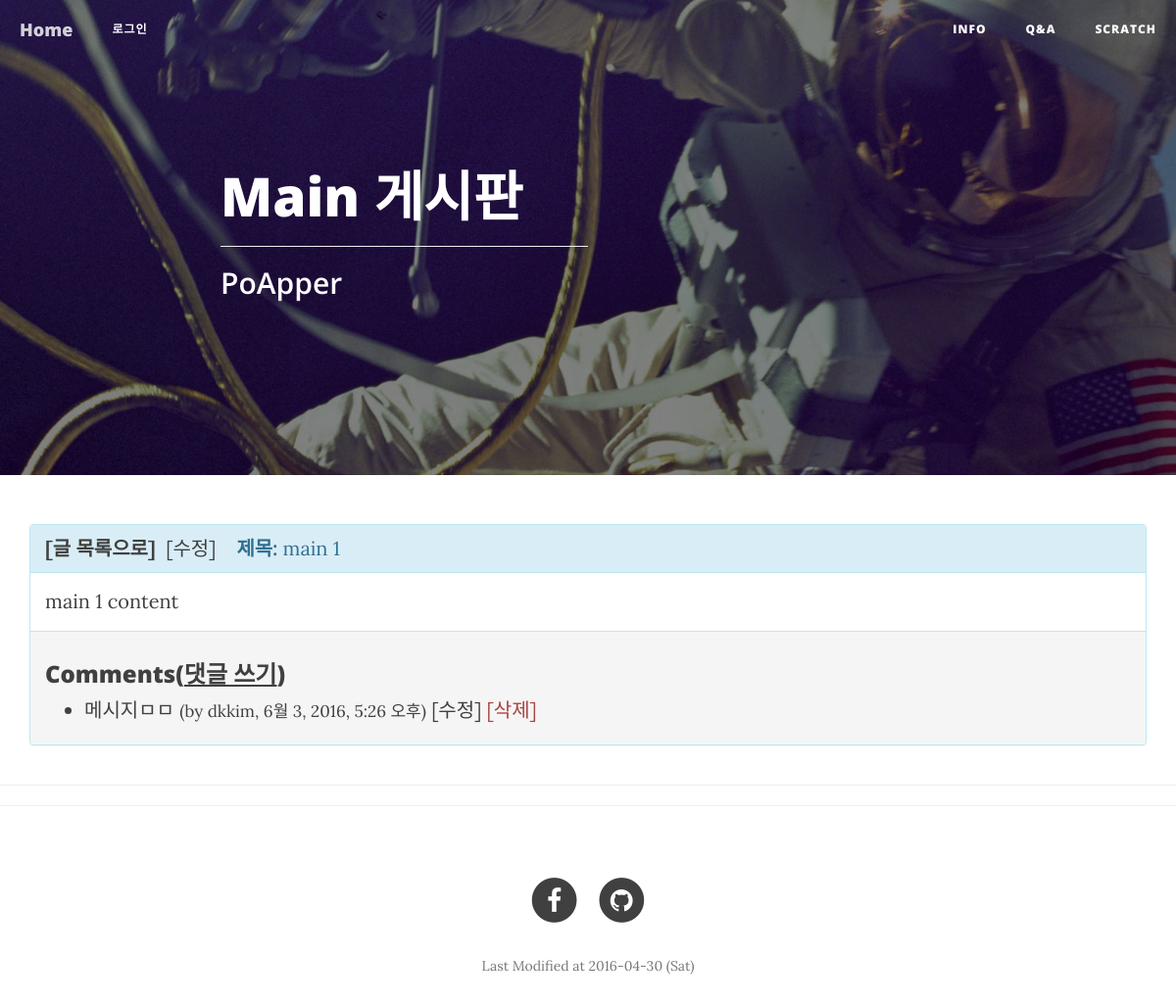
The app's page /1/, older data.
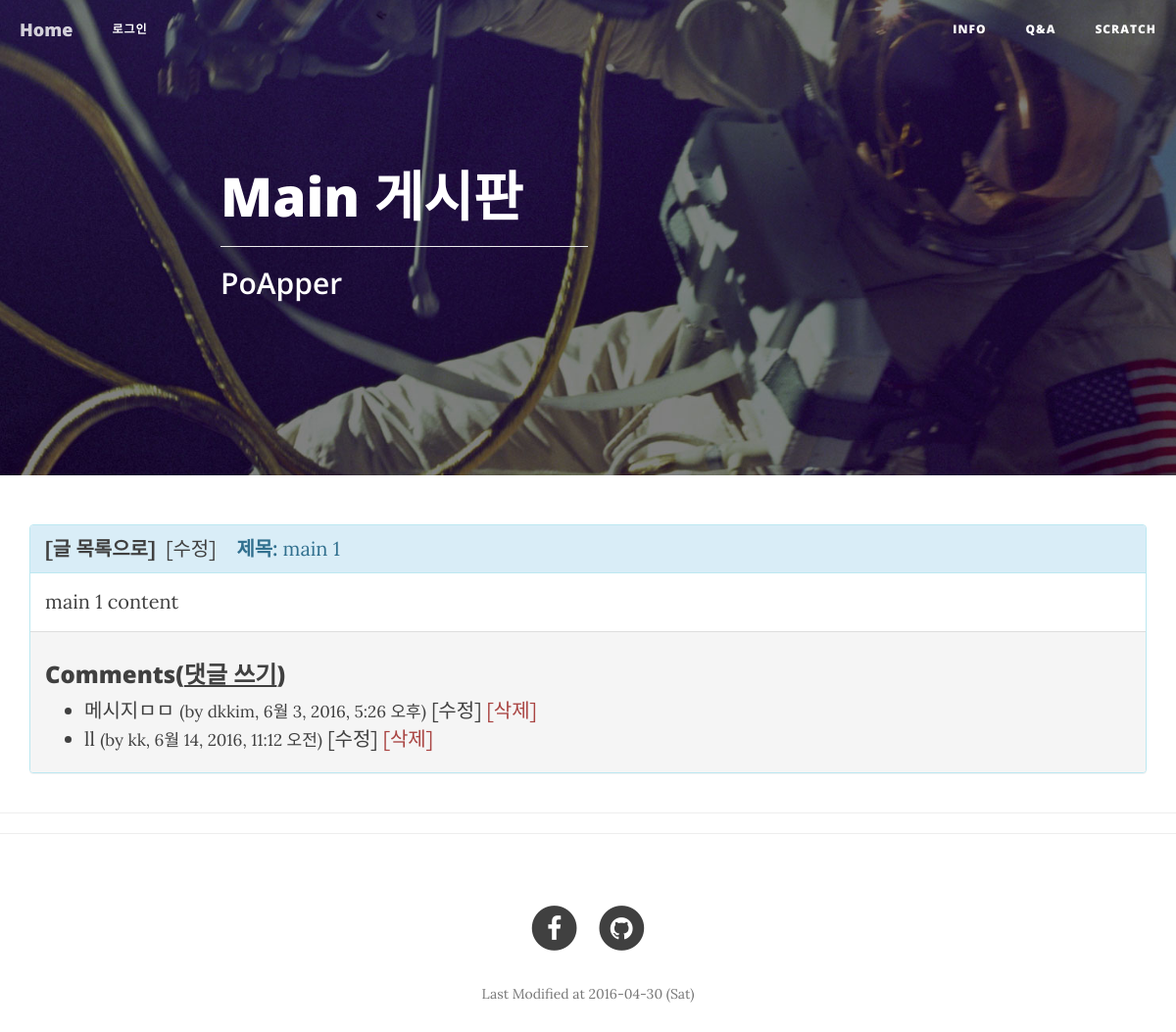
The same page, newer data.
### main/models.py (models this page shows, shortened)
class Post(models.Model):
	title = models.CharField(max_length=200)
	subtitle = models.CharField(max_length=100, blank=True, null=True)
	content = models.TextField(blank=True, null=True)
	photo = models.ImageField(blank=True, null=True)
	created_at = models.DateTimeField(auto_now_add=True)
	updated_at = models.DateTimeField(auto_now=True)

class Comment(models.Model):
	post = models.ForeignKey(Post)
	author = models.CharField(max_length=10)
	message = models.TextField()
	created_at = models.DateTimeField(auto_now_add=True)
	updated_at = models.DateTimeField(auto_now=True)

### main/views.py (the view)
# urls.py: url(r'^(?P<pk>\d+)/$', 'main.views.post_detail'),
def post_detail(request, pk):
	post = Post.objects.get(pk=pk)
	return render(request, 'main/post_detail.html', {'post':post,})

### main/templatetags/tags.py (called while the page is built)
@stringfilter
def keep_spacing(value, autoescape=None):
    autoescape = autoescape and not isinstance(value, SafeData)
    value = normalize_newlines(value)
    if autoescape:
        value = escape(value)
    value = mark_safe(value.replace('  ', ' &nbsp; &nbsp;'))
    value = mark_safe(value.replace('\t', ' &nbsp; &nbsp; &nbsp; &nbsp;'))
    return mark_safe(value.replace('\n', '<br/>'))

### templates/main/post_detail.html (shortened to what this page needs)
{% extends "base.html" %}
{% load staticfiles %}
{% load tags %}
{% block content %}
<header class="intro-header" style="background-image: url('{% static 'img/post-bg.jpg' %}')">
	<div class="container">
		<div class="row">
			<div class="col-lg-8 col-lg-offset-2 col-md-10 col-md-offset-1">
				<div class="post-heading">
					<h1>Main 게시판</h1>
					<hr align="left" width="50%">
					<span class="subheading">PoApper</span>
				</div>
			</div>
		</div>
	</div>
</header>
<div class="container">
	<div class="row">
		<div class="col-sm-12">
			<div class="panel panel-info">
				<div class="panel-heading">
					<a href="{% url "main.views.show_main" %}"><b>[글 목록으로]</b></a>&nbsp; <a href="#" onclick=" location.href = addr; return false;">[수정]</a>&nbsp; &nbsp;<b> 제목: </b> {{ post.title|safe }}
				</div>
				<div class="panel-body">
                    {% autoescape on %}
					{{ post.content|keep_spacing }}
                    {% endautoescape %}
				</div>
				<div class="panel-footer">
					<h3>Comments(<a href="{% url "main.views.comment_new" post.pk %}"><u>댓글 쓰기</u></a>)</h3>
					<ul>
						{% for comment in post.comment_set.all %}
						<li>
							{{ comment.message }}
							<small>(by {{ comment.author }}, {{ comment.created_at }})</small>
							<a href="{% url "main.views.comment_edit" post.pk comment.pk %}">[수정]</a>
							<a href="{% url "main.views.comment_delete" post.pk comment.pk %}" class="text-danger">[삭제]</a>
						</li>
						{% endfor %}
					</ul>
				</div>
			</div>
		</div>
	</div>
</div>
<hr>
{% endblock %}

### templates/base.html (shortened to what this page needs)
<!DOCTYPE html>
{% load staticfiles %}
<html>
<head>
	<link href="{% static 'css/bootstrap.min.css' %}" rel="stylesheet">
	<link href="{% static 'css/clean-blog.min.css' %}" rel="stylesheet">
	<link href="http://maxcdn.bootstrapcdn.com/font-awesome/4.1.0/css/font-awesome.min.css" rel="stylesheet" type="text/css">
	</head>
	<body>
		<nav class="navbar navbar-default navbar-custom navbar-fixed-top">
			<div class="container-fluid">
				<div class="navbar-header page-scroll">
					<a class="navbar-brand" href="http://ubuntu.poapper.com:7778">Home</a>
					<ul class="nav navbar-nav navbar-left">
						{% if user.is_authenticated %}
							<li/><a>({{ user.username }})</a>
							<li/><a href="{% url "logout" %}?next={{ request.get_full_path }}">로그아웃</a>
						{% else %}
							<li/><a href="{% url "login" %}?next={{ request.get_full_path }}">로그인</a>
						{% endif %}
					</ul>
				</div>
				<div class="collapse navbar-collapse" id="bs-example-navbar-collapse-1">
					<ul class="nav navbar-nav navbar-right">
						<li>
							<a href="{% url 'info.views.show_main' %}">Info</a>
						</li>
						<li>
							<a href="{% url 'qna.views.show_main' %}">Q&A</a>
						</li>
						<li>
							<a href="{% url 'scratch.views.show_main' %}">Scratch</a>
						</li>
					</ul>
				</div>
			</div>
		</nav>
		{% block content %}
		{% endblock %}
		<hr>
		<footer>
			<div class="container">
				<div class="row">
					<div class="col-lg-8 col-lg-offset-2 col-md-10 col-md-offset-1">
						<ul class="list-inline text-center">
							<li>
								<a href="https://www.facebook.com/PoApper" target="_blank">
									<span class="fa-stack fa-lg">
										<i class="fa fa-circle fa-stack-2x"></i>
										<i class="fa fa-facebook fa-stack-1x fa-inverse"></i>
									</span>
								</a>
							</li>
							<li>
								<a href="https://github.com/bigh2000/poapperdjango" target="_blank">
									<span class="fa-stack fa-lg">
										<i class="fa fa-circle fa-stack-2x"></i>
										<i class="fa fa-github fa-stack-1x fa-inverse"></i>
									</span>
								</a>
							</li>
						</ul>
						<p class="copyright text-muted">Last Modified at 2016-04-30 (Sat)</p>
					</div>
				</div>
			</div>
		</footer>
	</body>
	</html>

Row changes from the older to the newer data that the page shows:
added Comment: message "ll", author "kk", created_at "6월 14, 2016, 11:12 오전"
